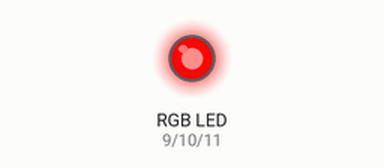
Bench run of a sketch on a simulated Arduino Uno, built with avr-gcc and run on an emulated ATmega328P. Shown: an RGB LED mixed from three pins (HIGH = lit). Dim RGB values are drawn brighter than linear.

Above: at 0.05 s.
At 0.75 s:
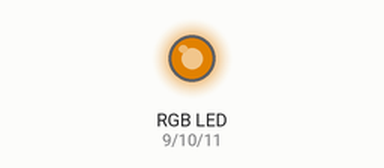
At 1.45 s:
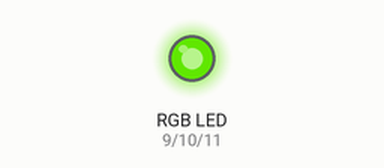
At 2.9 s:
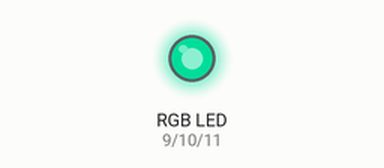
At 4.3 s:
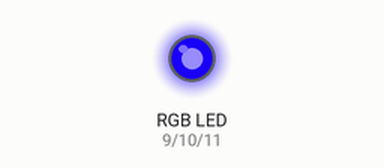
At 5.75 s:
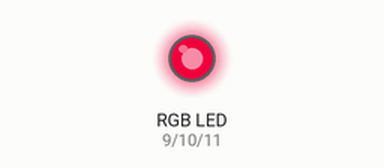
Timing chart, 0 to 8.0 s (numbered marks = the images above):
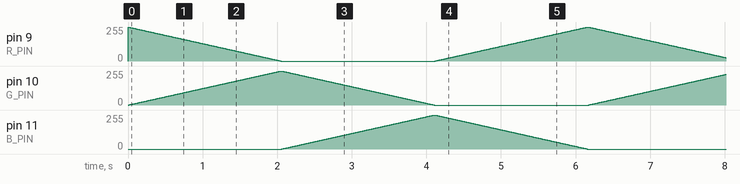

The sketch:

03_rgb_led.ino
```cpp
// Toner en RGB-LED-modul (KY-016 eller KY-009) gjennom fargehjulet med PWM.
// Kobling: R -> pinne 9, G -> pinne 10, B -> pinne 11, - -> GND.
// Modulene har ofte innebygde motstander; bruker du en løs RGB-LED trenger hver farge 220 ohm.

const int R_PIN = 9;
const int G_PIN = 10;
const int B_PIN = 11;

void settFarge(int r, int g, int b) {
  analogWrite(R_PIN, r);
  analogWrite(G_PIN, g);
  analogWrite(B_PIN, b);
}

void setup() {
  pinMode(R_PIN, OUTPUT);
  pinMode(G_PIN, OUTPUT);
  pinMode(B_PIN, OUTPUT);
}

void loop() {
  // Tre faser: rød -> grønn -> blå -> rød
  for (int i = 0; i < 256; i++) { settFarge(255 - i, i, 0); delay(8); }
  for (int i = 0; i < 256; i++) { settFarge(0, 255 - i, i); delay(8); }
  for (int i = 0; i < 256; i++) { settFarge(i, 0, 255 - i); delay(8); }
}
```
